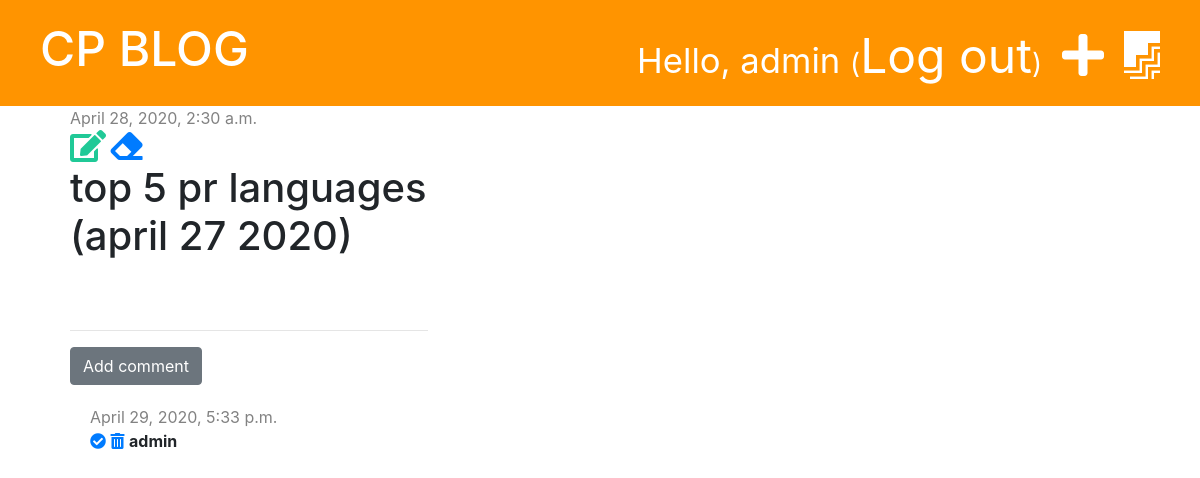
Page /post/2/ (signed in) on the committed database.
### blog/models.py (models this page shows, shortened)
class Post(models.Model):
    author = models.ForeignKey('auth.User', on_delete=models.CASCADE)
    title = models.CharField(max_length=200)
    text = models.TextField()
    created_date = models.DateTimeField(default=timezone.now)
    published_date = models.DateTimeField(blank=True, null=True)

class Comment(models.Model):
    post = models.ForeignKey('blog.Post', on_delete=models.CASCADE, related_name='comments')
    author = models.CharField(max_length=200)
    text = models.TextField()
    created_date = models.DateTimeField(default=timezone.now)
    approved = models.BooleanField(default=False)

### blog/views.py (the view)
# urls.py: path('post/<int:pk>/', views.post_detail, name='post_detail'),
def post_detail(request, pk):
    post = get_object_or_404(Post, pk=pk)
    stuff_for_frontend = {'post': post}
    return render(request, 'blog/post_detail.html', stuff_for_frontend)

### blog/templatetags/markdownify.py (called while the page is built)
@register.filter
def markdown(value):
    renderer = HighlightRenderer()
    markdown = mistune.Markdown(renderer=renderer)
    return markdown(value)

### blog/templates/blog/post_detail.html (shortened to what this page needs)
{% extends 'blog/base.html' %}
{% load markdownify %}
{% block content %}
    <div class="post">
        {% if post.published_date %}
            <div class="date">
                {{ post.published_date }}
            </div>
            {% else %}
            <a href="{% url 'post_publish' pk=post.pk %}" class="btn btn-primary">Publish</a>
        {% endif %}
    {% if user.is_authenticated %}
        <a href="{% url 'post_edit' pk=post.pk %}"><i class="fas fa-edit fa-2x" style="color: #20c997;"></i></a>
    {% endif %}
    <a href="{% url 'post_delete' pk=post.pk %}" class=""btn btn-dnager"
        onclick="return confirm('Are you sure you want to delete this post?')">
        <i class="fas fa-eraser fa-2x"></i></a>
        <h1>{{ post.title }}</h1>
    </div>
    <hr>
    <a href="{% url 'add_comment_to_post' pk=post.pk %}" class="btn btn-secondary">Add comment</a>
    {% for comment in post.comments.all %}
        {% if user.is_authenticated or comment.approved %}
            <div class="comment">
                <div class="date">
                    {{ comment.created_date }}
                </div>
                {% if not comment.approved and user.is_superuser %}
                    <a href="{% url 'comment_approve' pk=comment.pk %}"><i class="fas fa-check-circle"></i></a>
                    <a href="{% url 'comment_remove' pk=comment.pk %}"><i class="fas fa-trash-alt"></i></a>
                {% endif %}
                <strong>{{ comment.author }}</strong>
            </div>
        {% endif %}
        {% empty %}
        <p>No comments yet...</p>
    {% endfor %}
{% endblock %}

### blog/templates/blog/base.html (shortened to what this page needs)
{% load static %}
<!DOCTYPE html>
<html lang="en">
<head>
    <link rel="stylesheet" href="https://stackpath.bootstrapcdn.com/bootstrap/4.4.1/css/bootstrap.min.css">
    <link rel="stylesheet" href="{% static 'css/blog.css' %}">
    <link rel="stylesheet" href="https://use.fontawesome.com/releases/v5.13.0/css/all.css">
    <link rel="stylesheet" href="{% static 'css/zenburn.css' %}">
</head>
<body>
<div class="page-header">
    {% if user.is_authenticated %}
        <a href="{% url 'post_draft_list' %}" class="top-menu"><i class="fab fa-firstdraft"></i></a>
        <a href="{% url 'post_new' %}" class="top-menu"><i class="fas fa-plus"></i></a>
        <p class="top-menu">Hello, {{ user.username }} <small>(<a href="{% url 'logout' %}">Log out</a>)</small></p>
    {% else %}
        <a href="{% url 'login' %}" class="top-menu"><i class="fas fa-sign-in-alt"></i></a>
    {% endif %}
    <h1><a href="/">CP BLOG</a></h1>
</div>
<div class="content container">
    <div class="row">
        <div class="col-md-8">
            {% block content %}
            {% endblock %}
        </div>
    </div>
</div>
</body>
</html>

### blog/static/css/blog.css (style rules this page uses)
.page-header { background-color: #ff9400; margin-top: 0; padding: 20px 20px 20px 40px; }
.page-header h1, .page-header a { color: #ffffff; font-size: 36pt; text-decoration: none; }
.content { margin-left: 40px; }
.date { color: #828282; }
.post { margin-bottom: 70px; }
.top-menu { color: #ffffff; float: right; font-size: 26pt; margin-right: 20px; }
.comment { margin: 20px 0px 20px 20px; }

### rows in the picture
Post: published_date "April 28, 2020, 2:30 a.m.", title "top 5 pr languages (april 27 2020)"
Comment: created_date "April 29, 2020, 5:33 p.m.", approved False (drawn), author "admin"

### other values in the picture
{{ user.username }} "admin"
